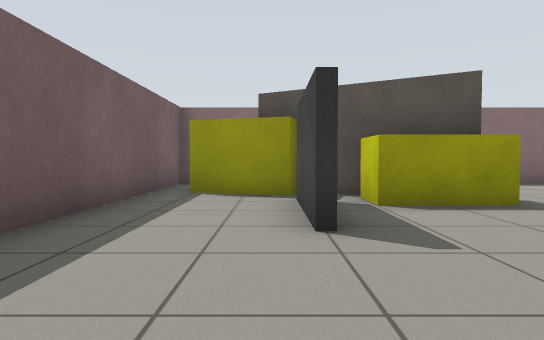
view 1 (above)

24 first-person views from a walk through a world built for the Gazebo simulator. The camera is 0.68 m above the floor, tilts 2° down and sees 75° across. The floor is counted in squares, 1 m on a side. Each view is taken from the middle of a square. On the plan, view 1 faces up. The plan holds only what a view shows up to about 10 squares ahead; the rest is blank.

view 2
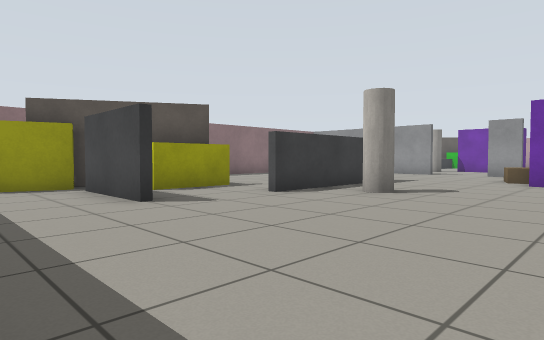

view 3
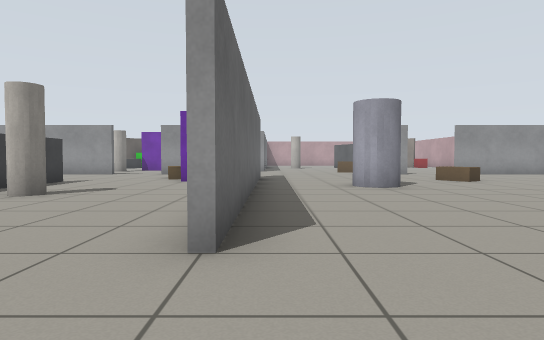

view 4
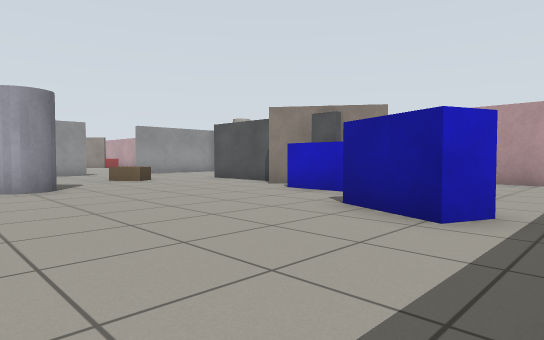

view 5
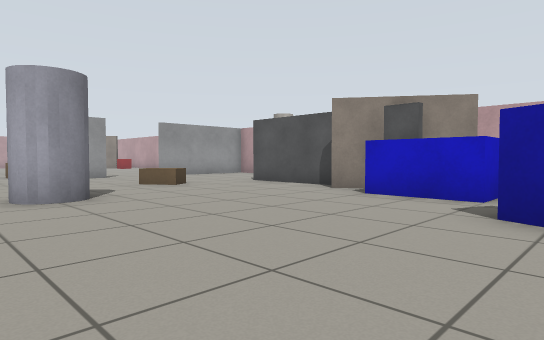

view 6
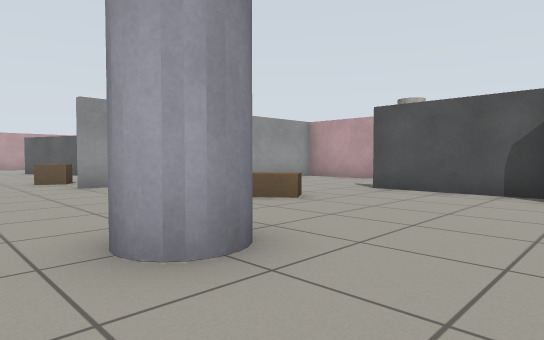

view 7
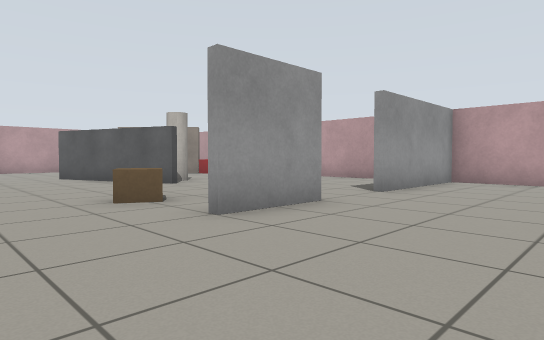

view 8
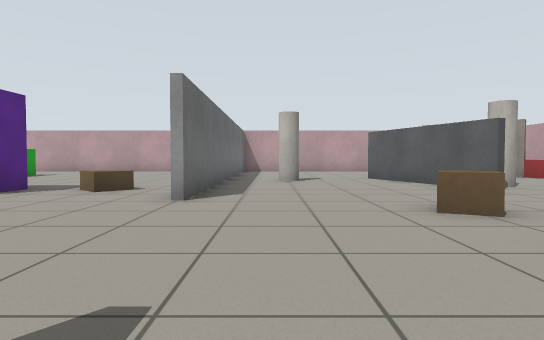

view 9
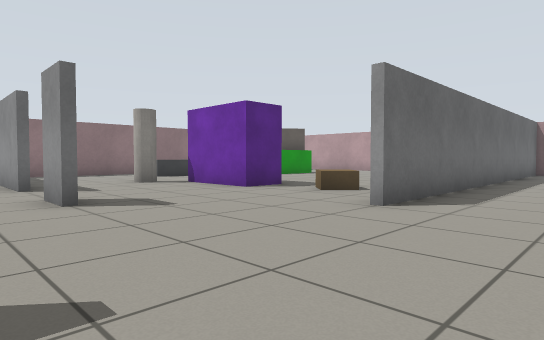

view 10
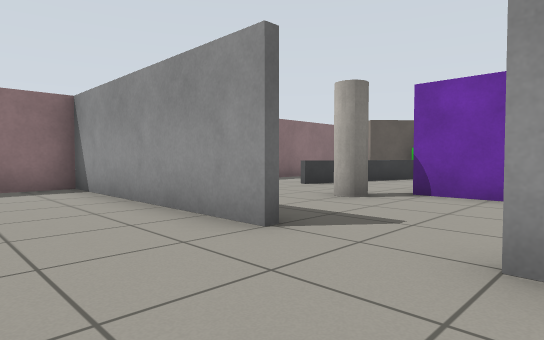

view 11
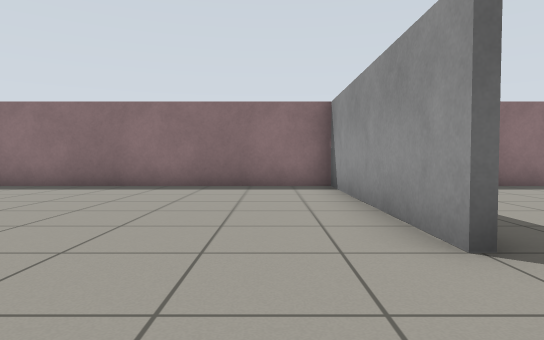

view 12
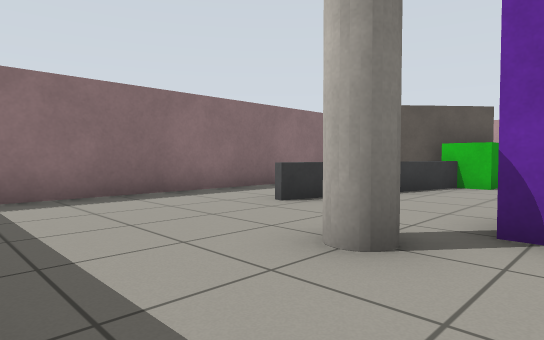

view 13
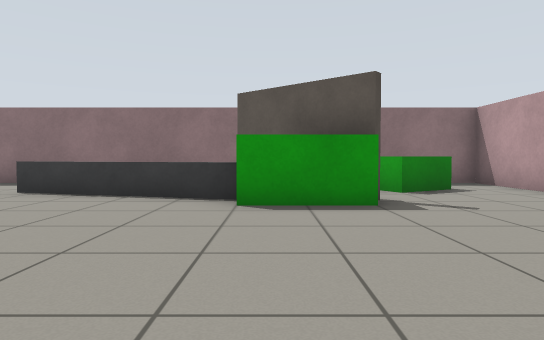

view 14
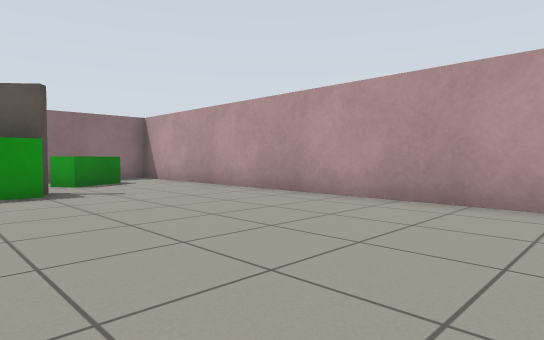

view 15
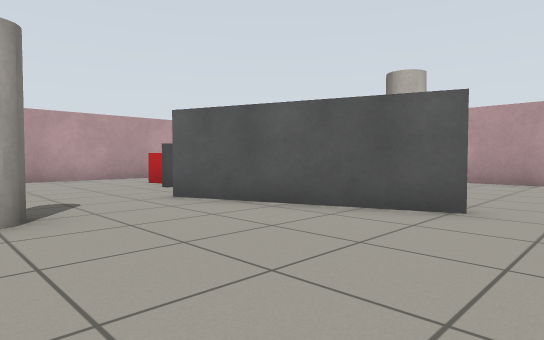

view 16
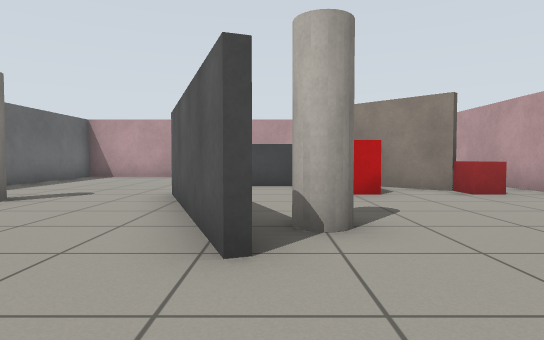

view 17
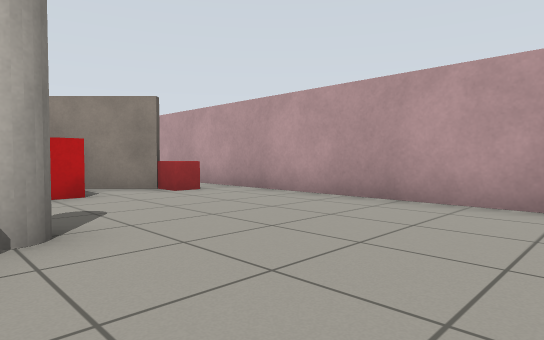

view 18
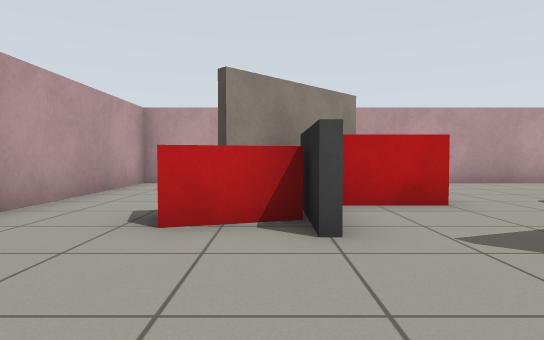

view 19
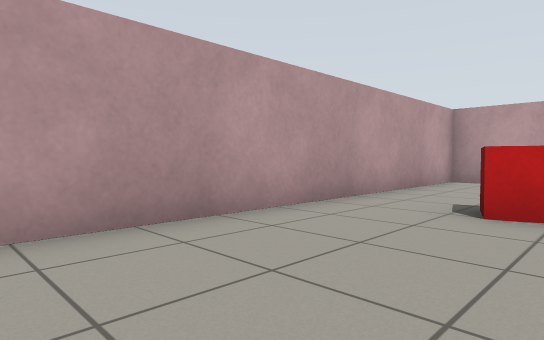

view 20
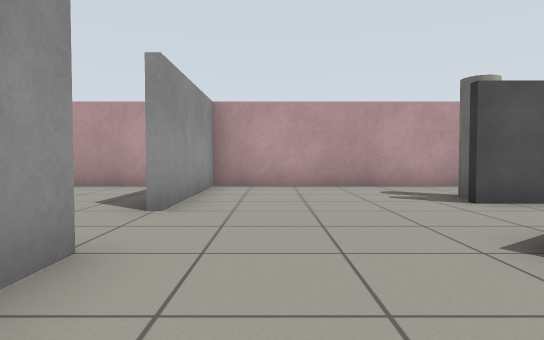

view 21
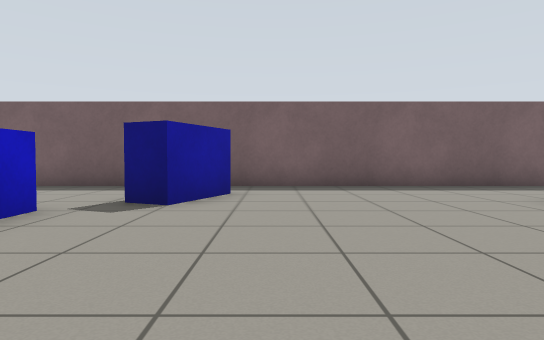

view 22
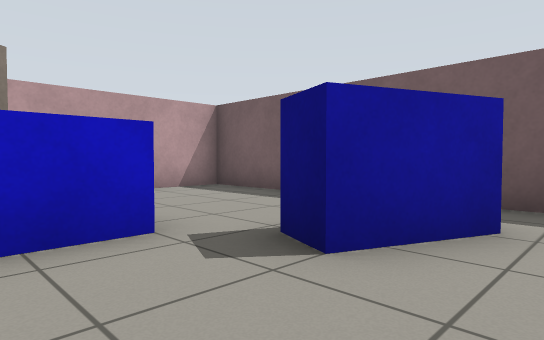

view 23
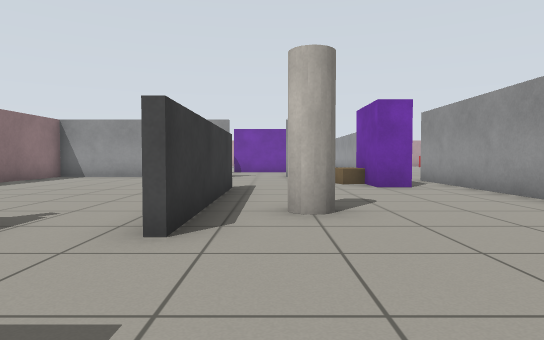

view 24
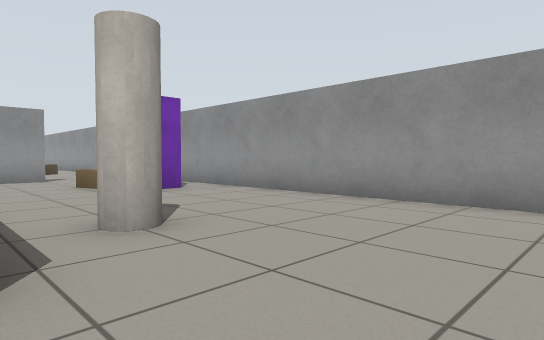

### Floor plan
Points are (right, up) in squares from view 1. A wall is a line through its corners. A room is listed if a view was taken in it or the views show most of it. See-through windows are left out.
Room 1 (views 1, 2, 3, 4, 5, 6, 7, 8, 9, 10, 11, 12, 13, 14, 15, 16, 17, 18, 19, 20, 21, 22, 23, 24)
walls: (7.6, -2.6) (0.5, -2.6); (12.4, 3.4) (12.4, 9.4) (4.5, 9.4); (8, 2.9) (3, 2.9); (12.4, -8.6) (12.4, -6.5); (17.7, -8.5) (21.6, -7.1); (1.6, -2.4) (10.1, -2.4); (4.9, -11.2) (8, -11.2); (2.5, 5.8) (0.5, 7); (3.7, -11.2) (4.7, -10.5); (13.9, -14.4) (22.4, -14.4); (25, -2.6) (15.5, -2.6); (6.5, -14.4) (12.4, -14.4) (12.4, -10.5); (23.7, 5.4) (21.3, 7.4); (2.2, -12.3) (3.2, -11.6); (-2.4, -0.5) (-2.4, -14.4) (2.9, -14.4); (21.1, 9.4) (13.8, 9.4); (22.3, -12.5) (24.7, -10.1); (27.4, -1.4) (27.4, 9.4) (24.5, 9.4); (27.4, -8.4) (27.4, -4.4); (-2.4, 9.5) (-2.4, 3)
low walls: (21.5, 5.7) (17, 6.9)
ways out: opening at (23, -14); opening at (26.5, -9.5)
objects: blue box (-1, -9) to (1, -8); yellow box (-1, 6) to (0, 7); grey box (0, 4) to (1, 6); blue box (2, -11) to (3, -10); yellow box (2, 5) to (3, 6); pillar (4, 1) to (5, 2); pillar (6, -6) to (7, -5); pillar (7, -12) to (8, -12); crate (8, -9) to (9, -8); purple box (8, -1) to (10, -1); crate (9, 0) to (10, 0); grey box (13, 1); crate (14, -7) to (15, -6); pillar (15, 4) to (16, 5); crate (17, -1) to (18, 0); purple box (17, 2) to (17, 4); pillar (18, -10) to (19, -9); pillar (20, -5) to (21, -4); red box (22, -13); red box (22, -11) to (23, -10); green box (22, 5) to (23, 6); red box (24, -10) to (25, -9); grey box (24, -8); green box (24, 7) to (26, 8)

Positions as (right, up) in squares from view 1, and headings:
1: (0, 0), facing up
2: (-2, -2), facing up-right
3: (-2, -3), facing right
4: (-2, -4), facing down-right
5: (0, -4), facing down-right
6: (4, -4), facing down-right
7: (9, -4), facing down-right
8: (10, -4), facing right
9: (11, -5), facing up-right
10: (10, 1), facing up-right
11: (11, 1), facing up
12: (13, 3), facing up-right
13: (22, 0), facing up
14: (22, -2), facing up-right
15: (16, -4), facing down-right
16: (15, -9), facing right
17: (15, -9), facing down-right
18: (24, -5), facing down
19: (24, -4), facing down-right
20: (11, -6), facing down
21: (6, -7), facing left
22: (3, -7), facing down-left
23: (0, 2), facing right
24: (1, 3), facing down-right
